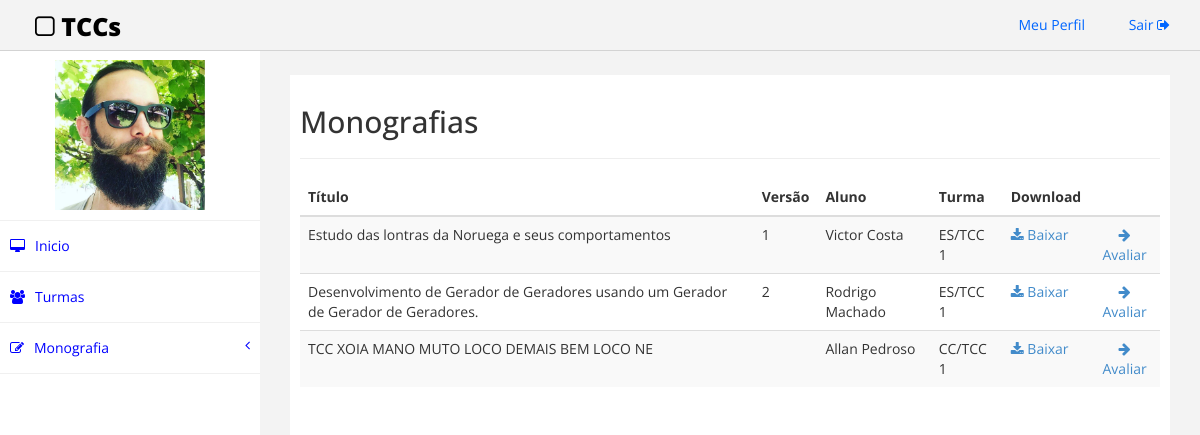
The page /src/monografias.php (signed in) on the database its author committed.
### tables this page shows
CREATE TABLE IF NOT EXISTS `professor` (
  `siape` varchar(20) NOT NULL,
  `nome` varchar(50) NOT NULL,
  `senha` varchar(45) NOT NULL,
  `email` varchar(50) NOT NULL,
  `foto` varchar(100) DEFAULT NULL,
  PRIMARY KEY (`siape`)
);

CREATE TABLE IF NOT EXISTS `monografia` (
  `idMonografia` int(11) NOT NULL AUTO_INCREMENT,
  `versao` varchar(45) DEFAULT NULL,
  `titulo` varchar(100) NOT NULL,
  `caminhoEntrega` varchar(100) DEFAULT NULL,
  `abstract` longtext,
  `aluno_matricula` varchar(50) NOT NULL,
  `professor_orientador` varchar(20) NOT NULL,
  `Professor_Coorientador` varchar(20) NOT NULL,
  `isFinal` tinyint(1) NOT NULL,
  PRIMARY KEY (`idMonografia`,`aluno_matricula`,`professor_orientador`,`Professor_Coorientador`),
  KEY `fk_Monografia_Aluno1_idx` (`aluno_matricula`),
  KEY `fk_Monografia_Professor1_idx` (`professor_orientador`),
  KEY `fk_Monografia_Professor2_idx` (`Professor_Coorientador`)
);

CREATE TABLE IF NOT EXISTS `aluno` (
  `matricula` varchar(50) NOT NULL,
  `nome` varchar(50) NOT NULL,
  `senha` varchar(45) NOT NULL,
  `email` varchar(50) NOT NULL,
  `foto` varchar(150) DEFAULT NULL,
  PRIMARY KEY (`matricula`)
);

CREATE TABLE IF NOT EXISTS `turma_has_aluno` (
  `Turma_nomeTurma` varchar(15) NOT NULL,
  `Aluno_matricula` varchar(50) NOT NULL,
  PRIMARY KEY (`Turma_nomeTurma`,`Aluno_matricula`),
  KEY `fk_Turma_has_Aluno_Aluno1_idx` (`Aluno_matricula`),
  KEY `fk_Turma_has_Aluno_Turma1_idx` (`Turma_nomeTurma`)
);

### src/monografias.php (the view, shortened to what this page needs)
<!DOCTYPE html>
<html>
<head>
    <link href="assets/css/bootstrap.css" rel="stylesheet" />
    <link href="assets/css/font-awesome.css" rel="stylesheet" />
    <link href="assets/css/custom.css" rel="stylesheet" />
</head>
<body>
    <div id="wrapper">
         <div class="navbar navbar-inverse navbar-fixed-top">
            <div class="adjust-nav">
                <div class="navbar-header">
                    <a class="navbar-brand" href="#"><i class="fa fa-square-o "></i>&nbsp;TCCs</a>
                </div>
                <div class="navbar-collapse collapse">
                    <ul class="nav navbar-nav navbar-right">
                        <li><a href="./perfil.php">Meu Perfil <i class="fa fa-user-circle "></i></a></li>
                        <li><a href="./action/logout.php">Sair <i class="fa fa-sign-out "></i></a></li>
                    </ul>
                </div>
            </div>
        </div>
        <nav class="navbar-default navbar-side" role="navigation">
            <div class="sidebar-collapse">
                <ul class="nav" id="main-menu">
                    <li class="text-center user-image-back">
                        <img src=<?php
                                $conn = new Connection();
                                $connection = $conn->getConnection();
                                if($_SESSION['sou']>1){
                                    $sql = "SELECT foto FROM professor WHERE siape = '".$_SESSION['usuario']."'";
                                }
                                $resultado = mysqli_query($connection, $sql) or die ("Erro ao conectar na tabela " . mysqli_error($connection));
                                $row = $resultado->fetch_assoc();
                                if($row['foto'] == ''){
                                    echo "'assets/img/find_user.png'";
                                } else {
                                        echo "'src/".$row['foto']."'";
                                    }
                            ?>
                         class="img-responsive user-image" />
                    </li>
                    <li>
                        <a href=<?php if($_SESSION['sou'] == 2){
                                        echo "'indexProfessor.php'";} else {echo "'indexCoordenador.php'";} ?>><i class="fa fa-desktop "></i>Inicio</a>
                    </li>
                    <li>
                        <a href="turmas.php"><i class="fa fa-users "></i>Turmas</a>
                    </li>
                    <li>
                        <a href="#"><i class="fa fa-edit "></i>Monografia<span class="fa arrow"></span></a>
                    </li>
                </ul>
            </div>
        </nav>
        <div id="page-wrapper" >
            <div id="page-inner">
                <div class="row">
                    <div class="col-md-12">
                     <h2>Monografias</h2>
                     <hr />
                    </div>
                </div>
                <div class="row">
                    <div class="col-md-12">
                        <table class="table table-striped table-hover table-responsive">
                            <thead>
                                <tr>
                                    <th>
                                        Título
                                    </th>
                                    <th>
                                        Versão
                                    </th>
                                    <th>
                                        Aluno
                                    </th>
                                    <th>
                                        Turma
                                    </th>
                                    <th>
                                        Download
                                    </th>
                                    <th>
                                    </th>
                                </tr>
                            </thead>
                            <tbody>
                                <?php
                                    $conn = new Connection();
                                    $connection = $conn->getConnection();
                                    $sql = "SELECT * FROM monografia INNER JOIN aluno ON aluno.matricula = monografia.aluno_matricula LEFT JOIN turma_has_aluno ON aluno.matricula = turma_has_aluno.aluno_matricula;";
                                    $resultado = mysqli_query($connection, $sql) or die ("Erro ao conectar na tabela " . mysqli_error($connection));
                                    while($row = $resultado->fetch_assoc()) {
                                            echo "<tr>
                                                    <td>
                                                        ".$row["titulo"]."
                                                    </td>
                                                    <td>
                                                        ".$row["versao"]."
                                                    </td>
                                                    <td>
                                                        ".$row["nome"]."
                                                    </td>
                                                    <td>
                                                        ".$row["Turma_nomeTurma"]."
                                                    </td>
                                                    <td>
                                                        <a href='./uploads/".$row['caminhoEntrega']."' target='_blank'><i class='fa fa-download' aria-hidden='true'></i><span> Baixar</span></a>
                                                    </td>
                                                    <td class='text-center'>
                                                        <a href='avaliar.php?titulo=".$row["titulo"]."&idMonografia=".$row['idMonografia']."'><i class='fa fa-arrow-right' aria-hidden='true'></i><span> Avaliar</span></a>
                                                    </td>
                                                </tr>";
                                    }
                                ?>
                            </tbody>
                        </table>
                    </div>
                </div>
            </div>
            </div>
        </div>
</body>
</html>

### src/assets/css/custom.css (style rules this page uses)
body { font-family: 'Open Sans', sans-serif; }
#wrapper { width: 100%; margin-top:50px; }
#page-wrapper { padding: 15px 15px; min-height: 600px; background:#F3F3F3; }
#page-inner { width:100%; margin:10px 20px 10px 0px; background-color:#fff!important; padding:10px; min-height:1200px; }
.text-center { text-align:center; }
.user-image-back { background-color: white; padding: 10px; }
.user-image { width: 150px; height: 150px; display: block; margin: 0 auto; }
.navbar-inverse .navbar-nav > li > a { color: #06F; }
.arrow { float: right; }
.fa.arrow:before { content: "\f104"; }
.sidebar-collapse , .sidebar-collapse .nav { background:none; }
.sidebar-collapse .nav { padding:0; }
.sidebar-collapse .nav > li > a { background: #FFFFFF; text-shadow: none; color:#0000FF; }
.sidebar-collapse > .nav > li > a { padding:15px 10px; }
.sidebar-collapse > .nav > li { border-bottom: 1px solid rgba(240, 240, 240, 1) !important; }
.navbar-side { border:none; background-color: #202020; }
.navbar-inverse { background-color: #f3f3f3; border-color: #D3D3D3; }
.navbar-default { border:0px solid #DDDDDD; }
.nav > li > a > i { margin-right:10px; }
.navbar-inverse .navbar-brand { color: #000000; font-size: 25px; font-weight: 900; }
.adjust-nav { padding-left:20px;padding-right:20px; }
@media (min-width:768px) { #page-wrapper { margin: 0 0 0 260px; padding: 15px 30px; min-height: 1200px; } }
@media (min-width:768px) { .navbar-side { z-index: 1; position: absolute; width: 260px; } }
@media (min-width:768px) { .navbar { border-radius: 0px; } }

### rows shown on the page
professor: foto (picture)
monografia: titulo "Estudo das lontras da Noruega e seus comportamentos", versao "1", aluno_matricula.nome "Victor Costa", turma_has_aluno.Turma_nomeTurma "ES/TCC 1"
monografia: titulo "Desenvolvimento de Gerador de Geradores usando um Gerador de Gerador de Geradores.", versao "2", aluno_matricula.nome "Rodrigo Machado", turma_has_aluno.Turma_nomeTurma "ES/TCC 1"
monografia: titulo "TCC XOIA MANO MUTO LOCO DEMAIS BEM LOCO NE", aluno_matricula.nome "Allan Pedroso", turma_has_aluno.Turma_nomeTurma "CC/TCC 1"
